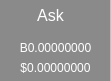
         <widget class="QWidget" name="qWidgetBittrexAsk" native="true">
          <property name="geometry">
           <rect>
            <x>240</x>
            <y>180</y>
            <width>111</width>
            <height>81</height>
           </rect>
          </property>
          <property name="palette">
           <palette>
            <active>
             <colorrole role="WindowText">
              <brush brushstyle="SolidPattern">
               <color alpha="255">
                <red>255</red>
                <green>255</green>
                <blue>255</blue>
               </color>
              </brush>
             </colorrole>
             <colorrole role="Button">
              <brush brushstyle="SolidPattern">
               <color alpha="255">
                <red>138</red>
                <green>138</green>
                <blue>138</blue>
               </color>
              </brush>
             </colorrole>
             <colorrole role="Text">
              <brush brushstyle="SolidPattern">
               <color alpha="255">
                <red>255</red>
                <green>255</green>
                <blue>255</blue>
               </color>
              </brush>
             </colorrole>
             <colorrole role="ButtonText">
              <brush brushstyle="SolidPattern">
               <color alpha="255">
                <red>255</red>
                <green>255</green>
                <blue>255</blue>
               </color>
              </brush>
             </colorrole>
             <colorrole role="Base">
              <brush brushstyle="SolidPattern">
               <color alpha="255">
                <red>138</red>
                <green>138</green>
                <blue>138</blue>
               </color>
              </brush>
             </colorrole>
             <colorrole role="Window">
              <brush brushstyle="SolidPattern">
               <color alpha="255">
                <red>138</red>
                <green>138</green>
                <blue>138</blue>
               </color>
              </brush>
             </colorrole>
            </active>
            <inactive>
             <colorrole role="WindowText">
              <brush brushstyle="SolidPattern">
               <color alpha="255">
                <red>255</red>
                <green>255</green>
                <blue>255</blue>
               </color>
              </brush>
             </colorrole>
             <colorrole role="Button">
              <brush brushstyle="SolidPattern">
               <color alpha="255">
                <red>138</red>
                <green>138</green>
                <blue>138</blue>
               </color>
              </brush>
             </colorrole>
             <colorrole role="Text">
              <brush brushstyle="SolidPattern">
               <color alpha="255">
                <red>255</red>
                <green>255</green>
                <blue>255</blue>
               </color>
              </brush>
             </colorrole>
             <colorrole role="ButtonText">
              <brush brushstyle="SolidPattern">
               <color alpha="255">
                <red>255</red>
                <green>255</green>
                <blue>255</blue>
               </color>
              </brush>
             </colorrole>
             <colorrole role="Base">
              <brush brushstyle="SolidPattern">
               <color alpha="255">
                <red>138</red>
                <green>138</green>
                <blue>138</blue>
               </color>
              </brush>
             </colorrole>
             <colorrole role="Window">
              <brush brushstyle="SolidPattern">
               <color alpha="255">
                <red>138</red>
                <green>138</green>
                <blue>138</blue>
               </color>
              </brush>
             </colorrole>
            </inactive>
            <disabled>
             <colorrole role="WindowText">
              <brush brushstyle="SolidPattern">
               <color alpha="255">
                <red>255</red>
                <green>255</green>
                <blue>255</blue>
               </color>
              </brush>
             </colorrole>
             <colorrole role="Button">
              <brush brushstyle="SolidPattern">
               <color alpha="255">
                <red>138</red>
                <green>138</green>
                <blue>138</blue>
               </color>
              </brush>
             </colorrole>
             <colorrole role="Text">
              <brush brushstyle="SolidPattern">
               <color alpha="255">
                <red>255</red>
                <green>255</green>
                <blue>255</blue>
               </color>
              </brush>
             </colorrole>
             <colorrole role="ButtonText">
              <brush brushstyle="SolidPattern">
               <color alpha="255">
                <red>255</red>
                <green>255</green>
                <blue>255</blue>
               </color>
              </brush>
             </colorrole>
             <colorrole role="Base">
              <brush brushstyle="SolidPattern">
               <color alpha="255">
                <red>138</red>
                <green>138</green>
                <blue>138</blue>
               </color>
              </brush>
             </colorrole>
             <colorrole role="Window">
              <brush brushstyle="SolidPattern">
               <color alpha="255">
                <red>138</red>
                <green>138</green>
                <blue>138</blue>
               </color>
              </brush>
             </colorrole>
            </disabled>
           </palette>
          </property>
          <property name="styleSheet">
           <string notr="true">border-right:1px solid #bdc3c7;</string>
          </property>
          <widget class="QLabel" name="lblBittrexAskHeader">
           <property name="geometry">
            <rect>
             <x>0</x>
             <y>0</y>
             <width>101</width>
             <height>31</height>
            </rect>
           </property>
           <property name="palette">
            <palette>
             <active>
              <colorrole role="WindowText">
               <brush brushstyle="SolidPattern">
                <color alpha="255">
                 <red>255</red>
                 <green>255</green>
                 <blue>255</blue>
                </color>
               </brush>
              </colorrole>
              <colorrole role="Button">
               <brush brushstyle="SolidPattern">
                <color alpha="255">
                 <red>138</red>
                 <green>138</green>
                 <blue>138</blue>
                </color>
               </brush>
              </colorrole>
              <colorrole role="Text">
               <brush brushstyle="SolidPattern">
                <color alpha="255">
                 <red>255</red>
                 <green>255</green>
                 <blue>255</blue>
                </color>
               </brush>
              </colorrole>
              <colorrole role="ButtonText">
               <brush brushstyle="SolidPattern">
                <color alpha="255">
                 <red>255</red>
                 <green>255</green>
                 <blue>255</blue>
                </color>
               </brush>
              </colorrole>
              <colorrole role="Base">
               <brush brushstyle="SolidPattern">
                <color alpha="255">
                 <red>138</red>
                 <green>138</green>
                 <blue>138</blue>
                </color>
               </brush>
              </colorrole>
              <colorrole role="Window">
               <brush brushstyle="SolidPattern">
                <color alpha="255">
                 <red>138</red>
                 <green>138</green>
                 <blue>138</blue>
                </color>
               </brush>
              </colorrole>
             </active>
             <inactive>
              <colorrole role="WindowText">
               <brush brushstyle="SolidPattern">
                <color alpha="255">
                 <red>255</red>
                 <green>255</green>
                 <blue>255</blue>
                </color>
               </brush>
              </colorrole>
              <colorrole role="Button">
               <brush brushstyle="SolidPattern">
                <color alpha="255">
                 <red>138</red>
                 <green>138</green>
                 <blue>138</blue>
                </color>
               </brush>
              </colorrole>
              <colorrole role="Text">
               <brush brushstyle="SolidPattern">
                <color alpha="255">
                 <red>255</red>
                 <green>255</green>
                 <blue>255</blue>
                </color>
               </brush>
              </colorrole>
              <colorrole role="ButtonText">
               <brush brushstyle="SolidPattern">
                <color alpha="255">
                 <red>255</red>
                 <green>255</green>
                 <blue>255</blue>
                </color>
               </brush>
              </colorrole>
              <colorrole role="Base">
               <brush brushstyle="SolidPattern">
                <color alpha="255">
                 <red>138</red>
                 <green>138</green>
                 <blue>138</blue>
                </color>
               </brush>
              </colorrole>
              <colorrole role="Window">
               <brush brushstyle="SolidPattern">
                <color alpha="255">
                 <red>138</red>
                 <green>138</green>
                 <blue>138</blue>
                </color>
               </brush>
              </colorrole>
             </inactive>
             <disabled>
              <colorrole role="WindowText">
               <brush brushstyle="SolidPattern">
                <color alpha="255">
                 <red>255</red>
                 <green>255</green>
                 <blue>255</blue>
                </color>
               </brush>
              </colorrole>
              <colorrole role="Button">
               <brush brushstyle="SolidPattern">
                <color alpha="255">
                 <red>138</red>
                 <green>138</green>
                 <blue>138</blue>
                </color>
               </brush>
              </colorrole>
              <colorrole role="Text">
               <brush brushstyle="SolidPattern">
                <color alpha="255">
                 <red>255</red>
                 <green>255</green>
                 <blue>255</blue>
                </color>
               </brush>
              </colorrole>
              <colorrole role="ButtonText">
               <brush brushstyle="SolidPattern">
                <color alpha="255">
                 <red>255</red>
                 <green>255</green>
                 <blue>255</blue>
                </color>
               </brush>
              </colorrole>
              <colorrole role="Base">
               <brush brushstyle="SolidPattern">
                <color alpha="255">
                 <red>138</red>
                 <green>138</green>
                 <blue>138</blue>
                </color>
               </brush>
              </colorrole>
              <colorrole role="Window">
               <brush brushstyle="SolidPattern">
                <color alpha="255">
                 <red>138</red>
                 <green>138</green>
                 <blue>138</blue>
                </color>
               </brush>
              </colorrole>
             </disabled>
            </palette>
           </property>
           <property name="styleSheet">
            <string notr="true">border:none;</string>
           </property>
           <property name="text">
            <string>&lt;html&gt;&lt;head/&gt;&lt;body&gt;&lt;p align=&quot;center&quot;&gt;&lt;span style=&quot; font-size:12pt; color:#ffffff;&quot;&gt;Ask&lt;/span&gt;&lt;/p&gt;&lt;/body&gt;&lt;/html&gt;</string>
           </property>
          </widget>
          <widget class="QLabel" name="lblBittrexAskBtc">
           <property name="geometry">
            <rect>
             <x>10</x>
             <y>40</y>
             <width>91</width>
             <height>16</height>
            </rect>
           </property>
           <property name="palette">
            <palette>
             <active>
              <colorrole role="WindowText">
               <brush brushstyle="SolidPattern">
                <color alpha="255">
                 <red>255</red>
                 <green>255</green>
                 <blue>255</blue>
                </color>
               </brush>
              </colorrole>
              <colorrole role="Button">
               <brush brushstyle="SolidPattern">
                <color alpha="255">
                 <red>138</red>
                 <green>138</green>
                 <blue>138</blue>
                </color>
               </brush>
              </colorrole>
              <colorrole role="Text">
               <brush brushstyle="SolidPattern">
                <color alpha="255">
                 <red>255</red>
                 <green>255</green>
                 <blue>255</blue>
                </color>
               </brush>
              </colorrole>
              <colorrole role="ButtonText">
               <brush brushstyle="SolidPattern">
                <color alpha="255">
                 <red>255</red>
                 <green>255</green>
                 <blue>255</blue>
                </color>
               </brush>
              </colorrole>
              <colorrole role="Base">
               <brush brushstyle="SolidPattern">
                <color alpha="255">
                 <red>138</red>
                 <green>138</green>
                 <blue>138</blue>
                </color>
               </brush>
              </colorrole>
              <colorrole role="Window">
               <brush brushstyle="SolidPattern">
                <color alpha="255">
                 <red>138</red>
                 <green>138</green>
                 <blue>138</blue>
                </color>
               </brush>
              </colorrole>
             </active>
             <inactive>
              <colorrole role="WindowText">
               <brush brushstyle="SolidPattern">
                <color alpha="255">
                 <red>255</red>
                 <green>255</green>
                 <blue>255</blue>
                </color>
               </brush>
              </colorrole>
              <colorrole role="Button">
               <brush brushstyle="SolidPattern">
                <color alpha="255">
                 <red>138</red>
                 <green>138</green>
                 <blue>138</blue>
                </color>
               </brush>
              </colorrole>
              <colorrole role="Text">
               <brush brushstyle="SolidPattern">
                <color alpha="255">
                 <red>255</red>
                 <green>255</green>
                 <blue>255</blue>
                </color>
               </brush>
              </colorrole>
              <colorrole role="ButtonText">
               <brush brushstyle="SolidPattern">
                <color alpha="255">
                 <red>255</red>
                 <green>255</green>
                 <blue>255</blue>
                </color>
               </brush>
              </colorrole>
              <colorrole role="Base">
               <brush brushstyle="SolidPattern">
                <color alpha="255">
                 <red>138</red>
                 <green>138</green>
                 <blue>138</blue>
                </color>
               </brush>
              </colorrole>
              <colorrole role="Window">
               <brush brushstyle="SolidPattern">
                <color alpha="255">
                 <red>138</red>
                 <green>138</green>
                 <blue>138</blue>
                </color>
               </brush>
              </colorrole>
             </inactive>
             <disabled>
              <colorrole role="WindowText">
               <brush brushstyle="SolidPattern">
                <color alpha="255">
                 <red>255</red>
                 <green>255</green>
                 <blue>255</blue>
                </color>
               </brush>
              </colorrole>
              <colorrole role="Button">
               <brush brushstyle="SolidPattern">
                <color alpha="255">
                 <red>138</red>
                 <green>138</green>
                 <blue>138</blue>
                </color>
               </brush>
              </colorrole>
              <colorrole role="Text">
               <brush brushstyle="SolidPattern">
                <color alpha="255">
                 <red>255</red>
                 <green>255</green>
                 <blue>255</blue>
                </color>
               </brush>
              </colorrole>
              <colorrole role="ButtonText">
               <brush brushstyle="SolidPattern">
                <color alpha="255">
                 <red>255</red>
                 <green>255</green>
                 <blue>255</blue>
                </color>
               </brush>
              </colorrole>
              <colorrole role="Base">
               <brush brushstyle="SolidPattern">
                <color alpha="255">
                 <red>138</red>
                 <green>138</green>
                 <blue>138</blue>
                </color>
               </brush>
              </colorrole>
              <colorrole role="Window">
               <brush brushstyle="SolidPattern">
                <color alpha="255">
                 <red>138</red>
                 <green>138</green>
                 <blue>138</blue>
                </color>
               </brush>
              </colorrole>
             </disabled>
            </palette>
           </property>
           <property name="styleSheet">
            <string notr="true">border:none;</string>
           </property>
           <property name="text">
            <string>&lt;html&gt;&lt;head/&gt;&lt;body&gt;&lt;p&gt;&lt;span style=&quot; font-size:9pt; color:#ffffff;&quot;&gt;B0.00000000&lt;/span&gt;&lt;/p&gt;&lt;/body&gt;&lt;/html&gt;</string>
           </property>
           <property name="alignment">
            <set>Qt::AlignCenter</set>
           </property>
          </widget>
          <widget class="QLabel" name="lblBittrexAskUsd">
           <property name="geometry">
            <rect>
             <x>10</x>
             <y>60</y>
             <width>91</width>
             <height>16</height>
            </rect>
           </property>
           <property name="palette">
            <palette>
             <active>
              <colorrole role="WindowText">
               <brush brushstyle="SolidPattern">
                <color alpha="255">
                 <red>255</red>
                 <green>255</green>
                 <blue>255</blue>
                </color>
               </brush>
              </colorrole>
              <colorrole role="Button">
               <brush brushstyle="SolidPattern">
                <color alpha="255">
                 <red>138</red>
                 <green>138</green>
                 <blue>138</blue>
                </color>
               </brush>
              </colorrole>
              <colorrole role="Text">
               <brush brushstyle="SolidPattern">
                <color alpha="255">
                 <red>255</red>
                 <green>255</green>
                 <blue>255</blue>
                </color>
               </brush>
              </colorrole>
              <colorrole role="ButtonText">
               <brush brushstyle="SolidPattern">
                <color alpha="255">
                 <red>255</red>
                 <green>255</green>
                 <blue>255</blue>
                </color>
               </brush>
              </colorrole>
              <colorrole role="Base">
               <brush brushstyle="SolidPattern">
                <color alpha="255">
                 <red>138</red>
                 <green>138</green>
                 <blue>138</blue>
                </color>
               </brush>
              </colorrole>
              <colorrole role="Window">
               <brush brushstyle="SolidPattern">
                <color alpha="255">
                 <red>138</red>
                 <green>138</green>
                 <blue>138</blue>
                </color>
               </brush>
              </colorrole>
             </active>
             <inactive>
              <colorrole role="WindowText">
               <brush brushstyle="SolidPattern">
                <color alpha="255">
                 <red>255</red>
                 <green>255</green>
                 <blue>255</blue>
                </color>
               </brush>
              </colorrole>
              <colorrole role="Button">
               <brush brushstyle="SolidPattern">
                <color alpha="255">
                 <red>138</red>
                 <green>138</green>
                 <blue>138</blue>
                </color>
               </brush>
              </colorrole>
              <colorrole role="Text">
               <brush brushstyle="SolidPattern">
                <color alpha="255">
                 <red>255</red>
                 <green>255</green>
                 <blue>255</blue>
                </color>
               </brush>
              </colorrole>
              <colorrole role="ButtonText">
               <brush brushstyle="SolidPattern">
                <color alpha="255">
                 <red>255</red>
                 <green>255</green>
                 <blue>255</blue>
                </color>
               </brush>
              </colorrole>
              <colorrole role="Base">
               <brush brushstyle="SolidPattern">
                <color alpha="255">
                 <red>138</red>
                 <green>138</green>
                 <blue>138</blue>
                </color>
               </brush>
              </colorrole>
              <colorrole role="Window">
               <brush brushstyle="SolidPattern">
                <color alpha="255">
                 <red>138</red>
                 <green>138</green>
                 <blue>138</blue>
                </color>
               </brush>
              </colorrole>
             </inactive>
             <disabled>
              <colorrole role="WindowText">
               <brush brushstyle="SolidPattern">
                <color alpha="255">
                 <red>255</red>
                 <green>255</green>
                 <blue>255</blue>
                </color>
               </brush>
              </colorrole>
              <colorrole role="Button">
               <brush brushstyle="SolidPattern">
                <color alpha="255">
                 <red>138</red>
                 <green>138</green>
                 <blue>138</blue>
                </color>
               </brush>
              </colorrole>
              <colorrole role="Text">
               <brush brushstyle="SolidPattern">
                <color alpha="255">
                 <red>255</red>
                 <green>255</green>
                 <blue>255</blue>
                </color>
               </brush>
              </colorrole>
              <colorrole role="ButtonText">
               <brush brushstyle="SolidPattern">
                <color alpha="255">
                 <red>255</red>
                 <green>255</green>
                 <blue>255</blue>
                </color>
               </brush>
              </colorrole>
              <colorrole role="Base">
               <brush brushstyle="SolidPattern">
                <color alpha="255">
                 <red>138</red>
                 <green>138</green>
                 <blue>138</blue>
                </color>
               </brush>
              </colorrole>
              <colorrole role="Window">
               <brush brushstyle="SolidPattern">
                <color alpha="255">
                 <red>138</red>
                 <green>138</green>
                 <blue>138</blue>
                </color>
               </brush>
              </colorrole>
             </disabled>
            </palette>
           </property>
           <property name="styleSheet">
            <string notr="true">border:none;</string>
           </property>
           <property name="text">
            <string>&lt;html&gt;&lt;head/&gt;&lt;body&gt;&lt;p&gt;&lt;span style=&quot; font-size:9pt; color:#ffffff;&quot;&gt;$0.00000000&lt;/span&gt;&lt;/p&gt;&lt;/body&gt;&lt;/html&gt;</string>
           </property>
           <property name="alignment">
            <set>Qt::AlignCenter</set>
           </property>
          </widget>
         </widget>
